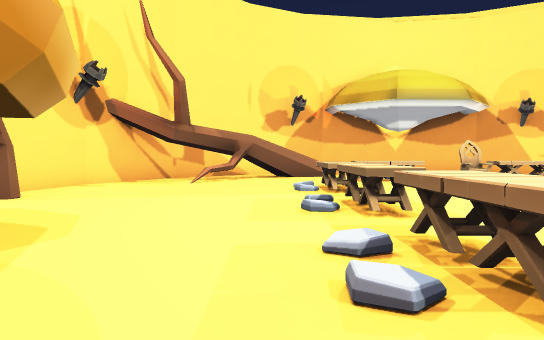
[1] (above)

16 first-person views from a walk through a level from a Godot 3-D game. The camera is 1.3 m above the floor, tilts 2° down and sees 70° across. The floor is counted in squares, 2 m on a side. Each view is taken from the middle of a square. On the plan, view 1 faces up. The plan holds only what a view shows up to about 11 squares ahead; the rest is blank. Characters and animated objects are not drawn.

[2]
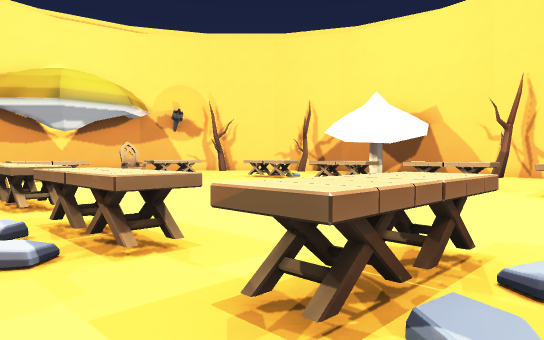

[3]
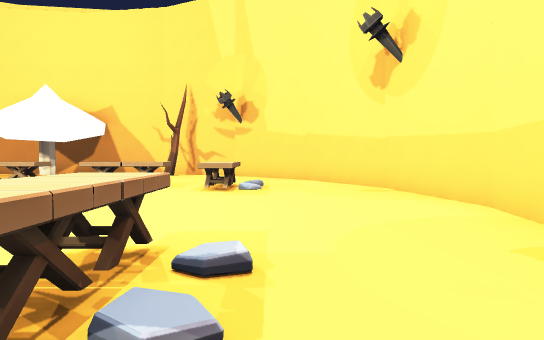

[4]
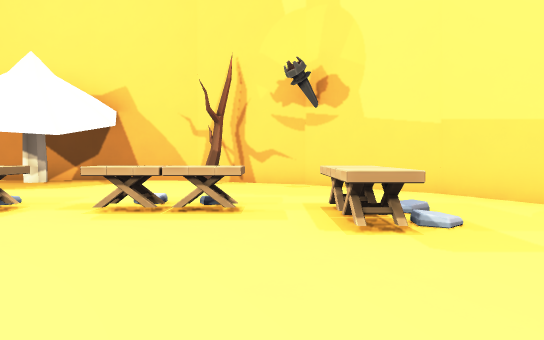

[5]
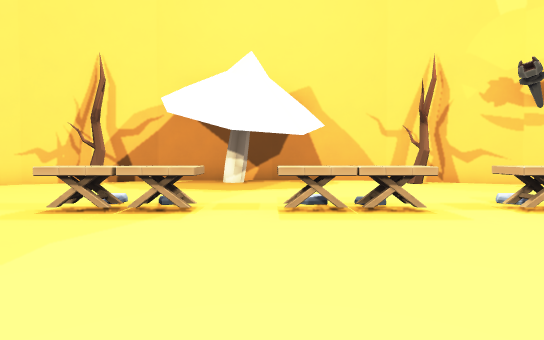

[6]
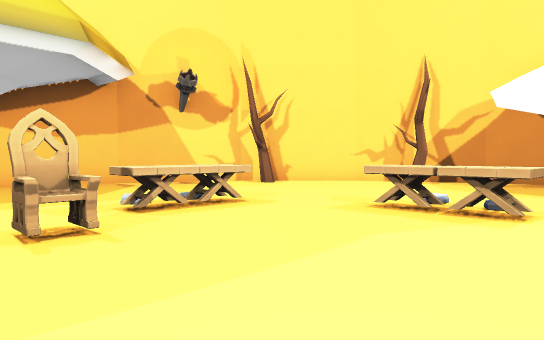

[7]
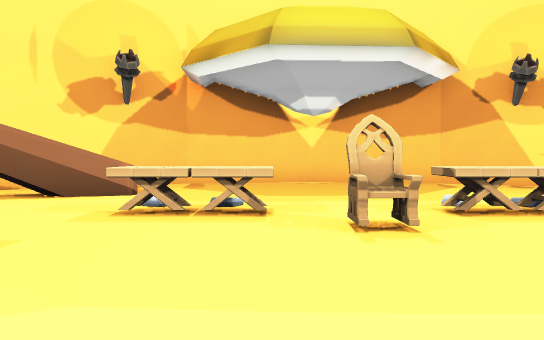

[8]
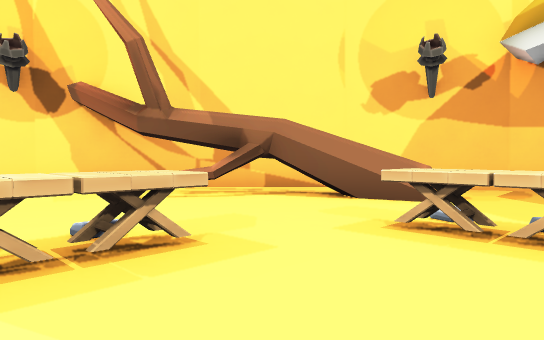

[9]
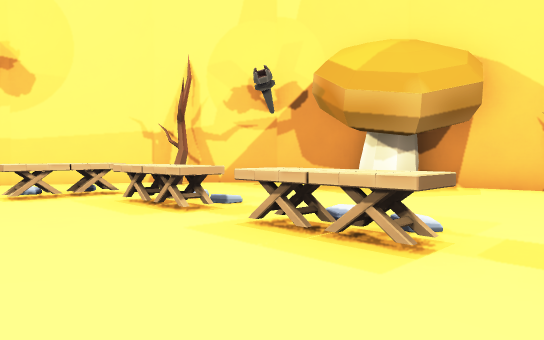

[10]
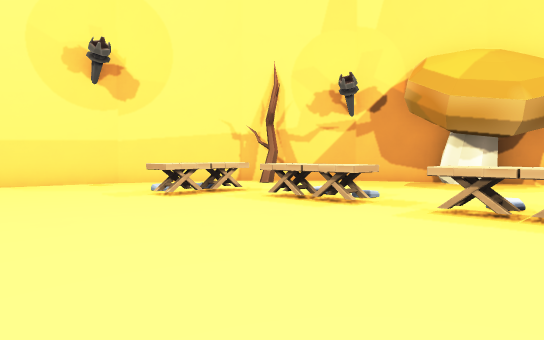

[11]
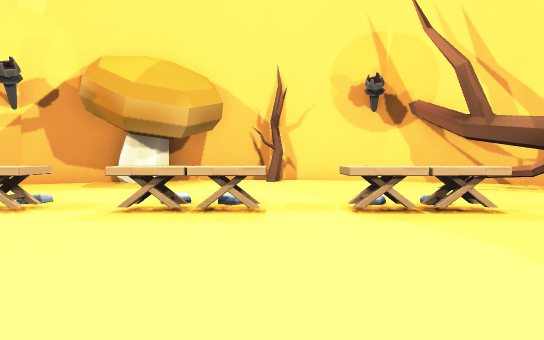

[12]
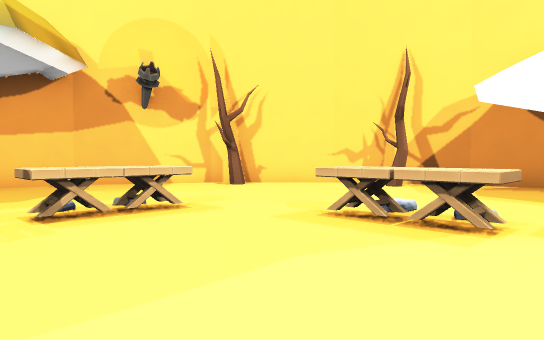

[13]
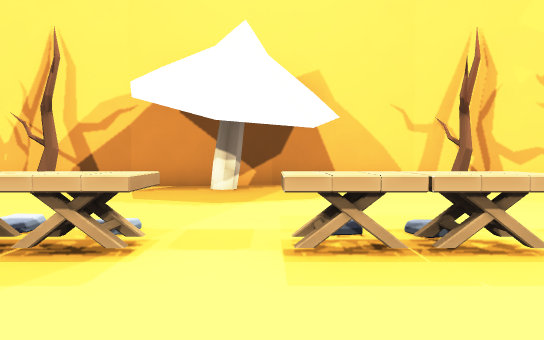

[14]
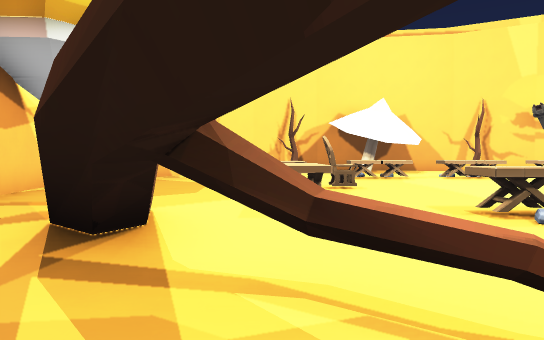

[15]
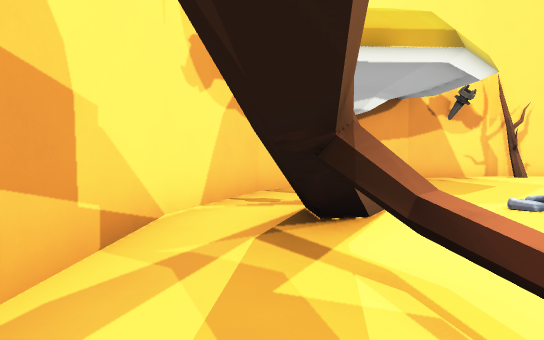

[16]
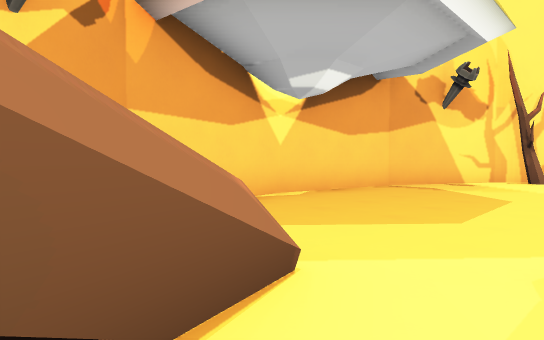

### Floor plan
Points are (right, up) in squares from view 1. A wall is a line through its corners. A room is listed if a view was taken in it or the views show most of it. See-through windows are left out.
Room 1 (views 1, 2, 3, 4, 5, 6, 7, 8, 9, 10, 11, 12, 13, 14, 15, 16)
walls: (1.2, 12.3) (-0.8, 11.7) (-1, 10.8); (1.6, 12.9) (0.6, 12); (-0.7, 11.2) (-1.8, 10.2); (1.3, 12.9) (0, 11.8); (-1.2, 10.8) (-1.1, 11.6); (-1.8, 10.1) (-1, 11.2); (14, 6.8) (13.6, 6.6) (13.3, 6.7) (13.5, 7.1) (13.8, 7.2); (-1.2, -0.8) (-0.7, -0.8); (-3.9, 2.2) (-2.9, 0.2) (-0.8, -1.9) (2, -3.3) (5, -3.8) (8, -3.3) (10.8, -1.9) (12.9, 0.2) (14.2, 2.7); (-4.4, 8.5) (-4.8, 6) (-4.4, 3.2) (-3.8, 3.4) (-3.4, 3.2) (-3.2, 2.8) (-3.6, 2.1); (7.6, 15.4) (5, 15.8) (2, 15.3) (-0.8, 13.9); (14.4, 3.4) (14.8, 6) (14.3, 9) (12.9, 11.8) (10.8, 13.9) (8.1, 15.3); (-2.9, 11.8) (-4.2, 9.2)
low walls: (1.7, 12.7) (1.2, 12.3); (-1, 10.8) (-1.6, 10); (-1.8, 10.1) (-1.2, 10.8); (-0.6, 12) (0.3, 13.1)
objects: table (1, 0); table (1, 2); table (1, 3); table (1, 4) to (1, 5); table (1, 6); table (1, 7); table (1, 8); table (2, 0); table (3, 11); table (4, 10) to (4, 11); other object (5, 10); table (6, 11); table (7, 11); table (8, 0); table (9, 0); table (9, 2); table (9, 3); table (9, 4) to (9, 5); table (9, 6); table (9, 7); table (9, 8)

Positions as (right, up) in squares from view 1, and headings:
1: (0, 0), facing up
2: (0, -1), facing up-right
3: (0, -1), facing right
4: (4, 1), facing right
5: (4, 6), facing right
6: (4, 6), facing up-right
7: (4, 6), facing up
8: (4, 7), facing up-left
9: (4, 7), facing down-left
10: (6, 6), facing down-left
11: (6, 6), facing left
12: (5, 6), facing up-right
13: (6, 6), facing right
14: (-3, 11), facing right
15: (-3, 10), facing up-right
16: (0, 11), facing up-right
